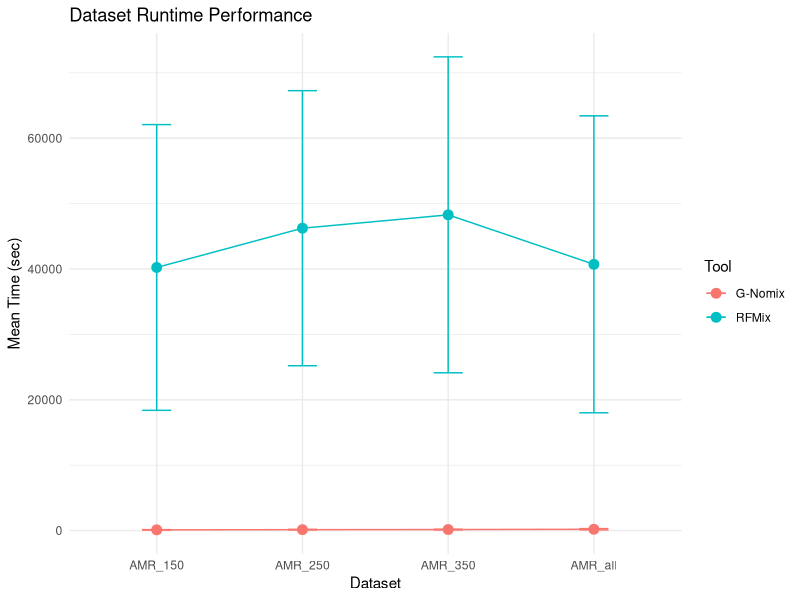
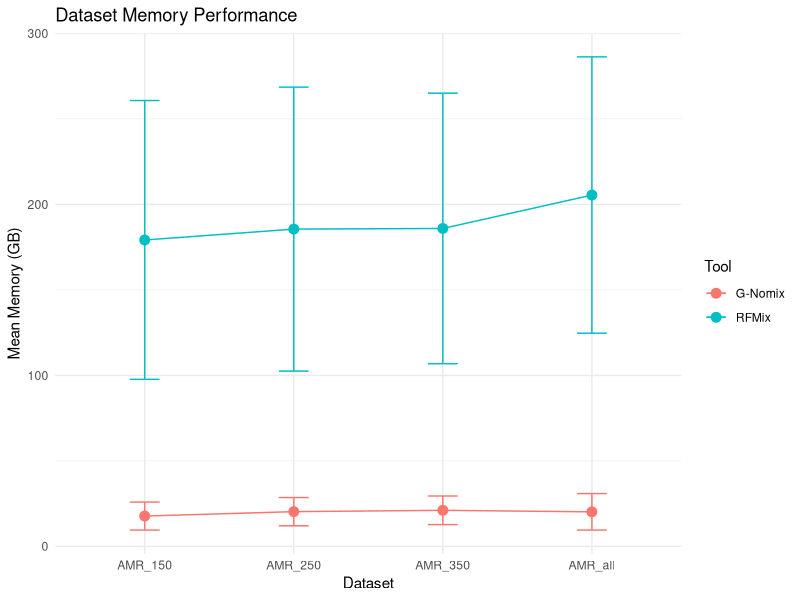

Reproduce these figures in R, in order.
library(data.table)
library(ggplot2)
library(here)

gnomix <- data.table::fread(here::here("results", "gnomix_stats.tsv"))
rfmix <- data.table::fread(here::here("results", "RFMix_mem_runtime_performance.txt"))

dfout <- rbind(gnomix, rfmix)

dfstats <- dfout[, .(mean_runtime = mean(time_sec, na.rm = T), sd_runtime = sd(time_sec, na.rm = T), mean_memory = mean(memory_gb, na.rm = T), sd_memory = sd(memory_gb, na.rm = T)), by = .(dataset, n_sample, tool)]

png(here::here("results", "plot_runtime.png"))
ggplot(dfstats, aes(x = dataset, y = mean_runtime, color = tool, group = tool)) +
  geom_point(size = 3) +
  geom_errorbar(
    aes(ymin = mean_runtime - sd_runtime, ymax = mean_runtime + sd_runtime),
    width = 0.2
  ) +
  geom_line() +
  labs(title = "Dataset Runtime Performance",
       x = "Dataset", y = "Mean Time (sec)", color = "Tool") +
  theme_minimal()

dev.off()


png(here::here("results", "plot_memory.png"))
ggplot(dfstats, aes(x = dataset, y = mean_memory, color = tool, group = tool)) +
  geom_point(size = 3) +
  geom_errorbar(
    aes(ymin = mean_memory - sd_memory, ymax = mean_memory + sd_memory),
    width = 0.2
  ) +
  geom_line() +
  labs(title = "Dataset Memory Performance",
       x = "Dataset", y = "Mean Memory (GB)", color = "Tool") +
  theme_minimal()
dev.off()
